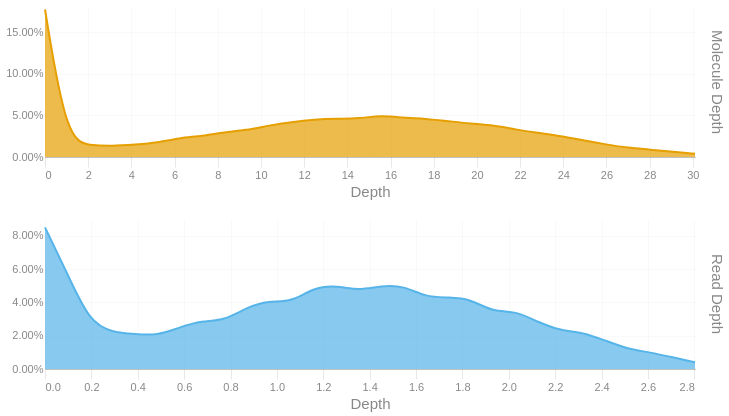

Notebook source saved alongside this figure:
### Code cell
readdep = depth_hist(tb['Read Depth'], q99, 3)
readdep = readdep.with_columns(pl.lit('Read Depth').alias('Metric'))
if not SKIPLR:
    moldep = depth_hist(tb['Molecule Depth'], mol_q99, 1)
    moldep = moldep.with_columns(pl.lit('Molecule Depth').alias('Metric'))
    _hist = pl.concat([readdep, moldep])
    _hist = _hist.filter(pl.col('Proportion') != 0)
    with SafeRender(_hist):
        (
            alt.Chart(_hist)        
            .mark_area(interpolate = "basis")
            .encode(
                x=alt.X('Bin:Q').scale(domainMin=0).axis(alt.Axis(title='Depth')),
                y = alt.Y('Proportion:Q', title = None).axis(format = '.2%'),
                color = alt.Color('Metric:N').legend(None),
                row = alt.Row("Metric:N").header(title = None, labelOrient = 'right'),
                tooltip = [
                    alt.Tooltip("Metric:N", title = "Metric"),
                    alt.Tooltip('Interval:N', title = "Depth Interval"),
                    alt.Tooltip('Proportion:Q', title = "% Alignments").format('.2%')
                ]
            )
            .resolve_scale(x='independent', y='independent')
            .properties(
                height = 150, width = 650,
                usermeta={'embedOptions': {'downloadFileName': f'{samplename}.depth.hist'}}
            )
        ).display()
else:
    readdep = readdep.filter(pl.col('Proportion') != 0)
    with SafeRender(readdep):
        (
            alt.Chart(readdep)        
            .mark_area(interpolate = "basis")
            .encode(
                x=alt.X('Bin:Q').scale(domainMin=0).axis(alt.Axis(title='Depth')),
                y = alt.Y('Proportion:Q', title = None).axis(format = '.2%'),
                tooltip = [
                    alt.Tooltip('Interval:N', title = "Depth Interval"),
                    alt.Tooltip('Proportion:Q', title = "% Alignments").format('.2%')
                ]
            )
            .properties(
                usermeta={'embedOptions': {'downloadFileName': f'{samplename}.depth.hist'}}
            )
        ).display()

### Figure 1 — Vega-Lite specification as saved in the notebook (floating-point values rounded to 4 significant figures)
{"width": 650, "height": 150, "config": {"title": {"anchor": "start", "dy": -15, "fontSize": 18, "color": "#888888", "subtitleColor": "#888888", "subtitleFontSize": 14}, "arc": {"fill": "#0072B2"}, "axis": {"domainColor": "#888888", "domainWidth": 0.5, "gridWidth": 0.2, "grid": false, "titleFontWeight": 400, "titleFontSize": 15, "labelFontSize": 11, "labelColor": "#888888", "tickColor": "#888888", "tickWidth": 0.2, "titleColor": "#888888"}, "axisBand": {"grid": false}, "axisX": {"grid": true, "tickSize": 10, "domainCap": "round"}, "axisY": {"domain": false, "grid": true, "tickSize": 0, "domainCap": "round"}, "background": "transparent", "header": {"labelFontSize": 15, "labelColor": "#888888", "titleFontSize": 15, "titleFontWeight": 600, "titleColor": "#888888"}, "legend": {"labelFont": "sans-serif", "labelFontSize": 12, "labelColor": "#888888", "symbolSize": 100, "symbolType": "circle", "titleFontSize": 12, "titlePadding": 10, "titleColor": "#888888", "title": null}, "range": {"category": ["#E69F00", "#56B4E9", "#009E73", "#F0E442", "#0072B2", "#D55E00", "#CC79A7", "#000000"], "diverging": ["#cfe8f3", "#a2d4ec", "#73bfe2", "#46abdb", "#1696d2", "#12719e"]}, "area": {"fill": "#0072B2", "fillOpacity": 0.7, "line": true, "strokeOpacity": 0.7}, "line": {"color": "#0072B2", "stroke": "#0072B2", "strokeWidth": 2}, "trail": {"color": "#0072B2", "stroke": "#0072B2", "strokeWidth": 0, "size": 1}, "point": {"filled": true, "fillOpacity": 1.0, "size": 95}, "text": {"color": "#888888", "fontSize": 11, "align": "right", "fontWeight": 400, "size": 11}, "bar": {"fill": "#0072B2", "stroke": null}, "view": {"stroke": null, "continuousWidth": 660, "continuousHeight": 400}}, "data": {"name": "data-68ea94878e90eb3ee9dff40890224bfe"}, "mark": {"type": "area", "interpolate": "basis"}, "encoding": {"color": {"field": "Metric", "legend": null, "type": "nominal"}, "row": {"field": "Metric", "header": {"title": null, "labelOrient": "right"}, "type": "nominal"}, "tooltip": [{"field": "Metric", "title": "Metric", "type": "nominal"}, {"field": "Interval", "title": "Depth Interval", "type": "nominal"}, {"field": "Proportion", "format": ".2%", "title": "% Alignments", "type": "quantitative"}], "x": {"axis": {"title": "Depth"}, "field": "Bin", "scale": {"domainMin": 0}, "type": "quantitative"}, "y": {"axis": {"format": ".2%"}, "field": "Proportion", "title": null, "type": "quantitative"}}, "resolve": {"scale": {"x": "independent", "y": "independent"}}, "usermeta": {"embedOptions": {"downloadFileName": "TF26LRJL0070_50B_H_10484332_23Y22YLT4_L7.depth.hist"}}, "$schema": "https://vega.github.io/schema/vega-lite/v6.4.1.json", "datasets": {"data-68ea94878e90eb3ee9dff40890224bfe": [{"Bin": 0.0, "Interval": "0.0-0.097", "Proportion": 0.085, "Metric": "Read Depth"}, {"Bin": 0.097, "Interval": "0.097-0.193", "Proportion": 0.057, "Metric": "Read Depth"}, {"Bin": 0.193, "Interval": "0.193-0.29", "Proportion": 0.028, "Metric": "Read Depth"}, {"Bin": 0.29, "Interval": "0.29-0.387", "Proportion": 0.022, "Metric": "Read Depth"}, {"Bin": 0.387, "Interval": "0.387-0.483", "Proportion": 0.021, "Metric": "Read Depth"}, {"Bin": 0.483, "Interval": "0.483-0.58", "Proportion": 0.02, "Metric": "Read Depth"}, {"Bin": 0.58, "Interval": "0.58-0.677", "Proportion": 0.025, "Metric": "Read Depth"}, {"Bin": 0.677, "Interval": "0.677-0.773", "Proportion": 0.029, "Metric": "Read Depth"}, {"Bin": 0.773, "Interval": "0.773-0.87", "Proportion": 0.029, "Metric": "Read Depth"}, {"Bin": 0.87, "Interval": "0.87-0.967", "Proportion": 0.037, "Metric": "Read Depth"}, {"Bin": 0.967, "Interval": "0.967-1.063", "Proportion": 0.041, "Metric": "Read Depth"}, {"Bin": 1.063, "Interval": "1.063-1.16", "Proportion": 0.04, "Metric": "Read Depth"}, {"Bin": 1.16, "Interval": "1.16-1.257", "Proportion": 0.049, "Metric": "Read Depth"}, {"Bin": 1.257, "Interval": "1.257-1.353", "Proportion": 0.05, "Metric": "Read Depth"}, {"Bin": 1.353, "Interval": "1.353-1.45", "Proportion": 0.047, "Metric": "Read Depth"}, {"Bin": 1.45, "Interval": "1.45-1.547", "Proportion": 0.05, "Metric": "Read Depth"}, {"Bin": 1.547, "Interval": "1.547-1.643", "Proportion": 0.05, "Metric": "Read Depth"}, {"Bin": 1.643, "Interval": "1.643-1.74", "Proportion": 0.043, "Metric": "Read Depth"}, {"Bin": 1.74, "Interval": "1.74-1.837", "Proportion": 0.043, "Metric": "Read Depth"}, {"Bin": 1.837, "Interval": "1.837-1.933", "Proportion": 0.042, "Metric": "Read Depth"}, {"Bin": 1.933, "Interval": "1.933-2.03", "Proportion": 0.034, "Metric": "Read Depth"}, {"Bin": 2.03, "Interval": "2.03-2.127", "Proportion": 0.035, "Metric": "Read Depth"}, {"Bin": 2.127, "Interval": "2.127-2.223", "Proportion": 0.028, "Metric": "Read Depth"}, {"Bin": 2.223, "Interval": "2.223-2.32", "Proportion": 0.023, "Metric": "Read Depth"}, {"Bin": 2.32, "Interval": "2.32-2.417", "Proportion": 0.022, "Metric": "Read Depth"}, {"Bin": 2.417, "Interval": "2.417-2.513", "Proportion": 0.017, "Metric": "Read Depth"}, {"Bin": 2.513, "Interval": "2.513-2.61", "Proportion": 0.012, "Metric": "Read Depth"}, {"Bin": 2.61, "Interval": "2.61-2.707", "Proportion": 0.01, "Metric": "Read Depth"}, {"Bin": 2.707, "Interval": "2.707-2.803", "Proportion": 0.007, "Metric": "Read Depth"}, {"Bin": 2.803, "Interval": "2.803-2.9", "Proportion": 0.004, "Metric": "Read Depth"}, {"Bin": 0.0, "Interval": "0.0-1.0", "Proportion": 0.177, "Metric": "Molecule Depth"}, {"Bin": 1.0, "Interval": "1.0-2.1", "Proportion": 0.02, "Metric": "Molecule Depth"}, {"Bin": 2.1, "Interval": "2.1-3.1", "Proportion": 0.014, "Metric": "Molecule Depth"}, {"Bin": 3.1, "Interval": "3.1-4.2", "Proportion": 0.013, "Metric": "Molecule Depth"}, {"Bin": 4.2, "Interval": "4.2-5.2", "Proportion": 0.015, "Metric": "Molecule Depth"}, {"Bin": 5.2, "Interval": "5.2-6.2", "Proportion": 0.017, "Metric": "Molecule Depth"}, {"Bin": 6.2, "Interval": "6.2-7.3", "Proportion": 0.023, "Metric": "Molecule Depth"}, {"Bin": 7.3, "Interval": "7.3-8.3", "Proportion": 0.025, "Metric": "Molecule Depth"}, {"Bin": 8.3, "Interval": "8.3-9.3", "Proportion": 0.03, "Metric": "Molecule Depth"}, {"Bin": 9.3, "Interval": "9.3-10.4", "Proportion": 0.032, "Metric": "Molecule Depth"}, {"Bin": 10.4, "Interval": "10.4-11.4", "Proportion": 0.038, "Metric": "Molecule Depth"}, {"Bin": 11.4, "Interval": "11.4-12.5", "Proportion": 0.042, "Metric": "Molecule Depth"}, {"Bin": 12.5, "Interval": "12.5-13.5", "Proportion": 0.045, "Metric": "Molecule Depth"}, {"Bin": 13.5, "Interval": "13.5-14.5", "Proportion": 0.046, "Metric": "Molecule Depth"}, {"Bin": 14.5, "Interval": "14.5-15.6", "Proportion": 0.046, "Metric": "Molecule Depth"}, {"Bin": 15.6, "Interval": "15.6-16.6", "Proportion": 0.05, "Metric": "Molecule Depth"}, {"Bin": 16.6, "Interval": "16.6-17.6", "Proportion": 0.047, "Metric": "Molecule Depth"}, {"Bin": 17.6, "Interval": "17.6-18.7", "Proportion": 0.046, "Metric": "Molecule Depth"}, {"Bin": 18.7, "Interval": "18.7-19.7", "Proportion": 0.043, "Metric": "Molecule Depth"}, {"Bin": 19.7, "Interval": "19.7-20.8", "Proportion": 0.04, "Metric": "Molecule Depth"}, {"Bin": 20.8, "Interval": "20.8-21.8", "Proportion": 0.038, "Metric": "Molecule Depth"}, {"Bin": 21.8, "Interval": "21.8-22.8", "Proportion": 0.033, "Metric": "Molecule Depth"}, {"Bin": 22.8, "Interval": "22.8-23.9", "Proportion": 0.029, "Metric": "Molecule Depth"}, {"Bin": 23.9, "Interval": "23.9-24.9", "Proportion": 0.025, "Metric": "Molecule Depth"}, {"Bin": 24.9, "Interval": "24.9-26.0", "Proportion": 0.02, "Metric": "Molecule Depth"}, {"Bin": 26.0, "Interval": "26.0-27.0", "Proportion": 0.015, "Metric": "Molecule Depth"}, {"Bin": 27.0, "Interval": "27.0-28.0", "Proportion": 0.011, "Metric": "Molecule Depth"}, {"Bin": 28.0, "Interval": "28.0-29.1", "Proportion": 0.009, "Metric": "Molecule Depth"}, {"Bin": 29.1, "Interval": "29.1-30.1", "Proportion": 0.006, "Metric": "Molecule Depth"}, {"Bin": 30.1, "Interval": "30.1-31.14", "Proportion": 0.004, "Metric": "Molecule Depth"}]}}
